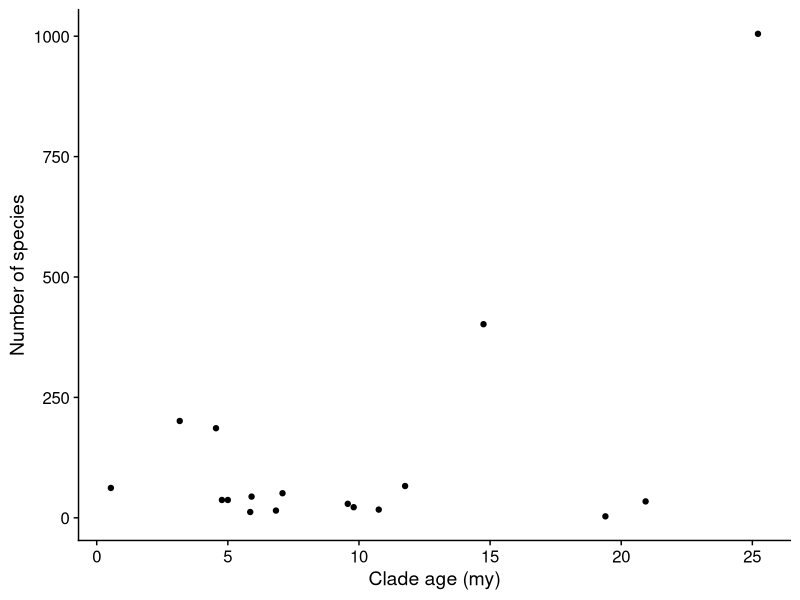
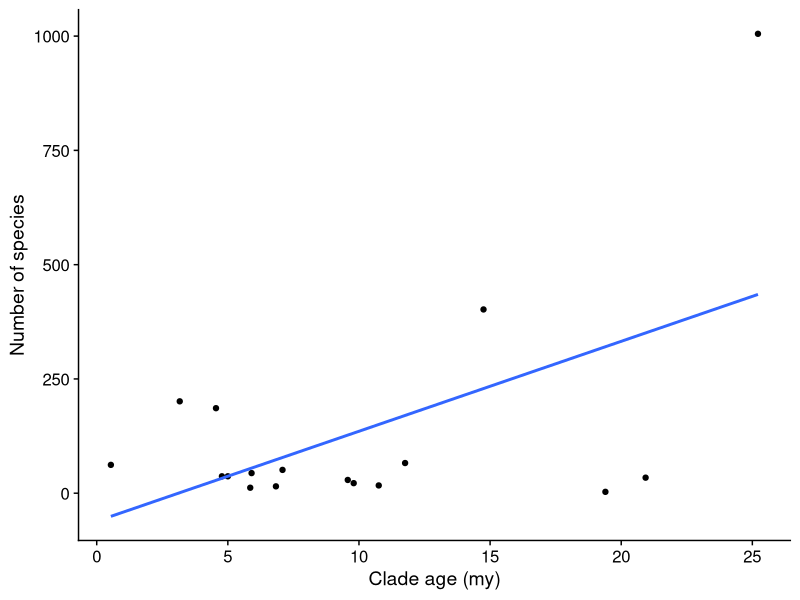
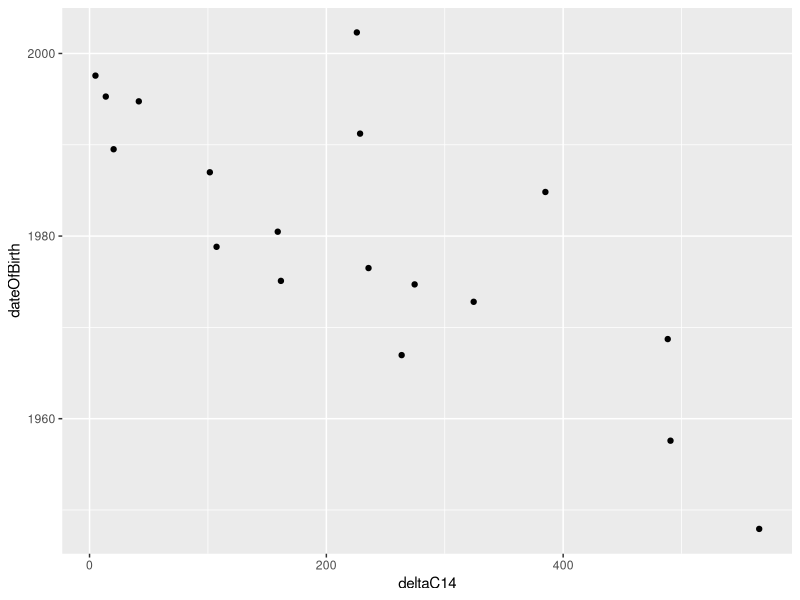

The R source for these figures, in order:
## ---- chunk 1
knitr::opts_chunk$set(echo = FALSE, warning = FALSE,
                      message = FALSE, eval = TRUE)

library(cowplot)
library(ggplot2)
library(dplyr)
library(viridis)
library(glue)
library(stringr)
library(tidyr)
library(purrr)
library(magrittr)
## ---- chunk 2
#| fig-align: center
#| fig-width: 4
#| fig-height: 3
#| out-width: "6.5in"

hi_insect <- read.csv("../data/hembry_etal.csv")
hi_insect$clade_richness <- round(hi_insect$clade_richness)

ggplot(hi_insect, aes(x = clade_age, y = clade_richness)) +
    geom_point() +
    theme_cowplot() +
    xlab("Clade age (my)") +
    ylab("Number of species")
## ---- chunk 3
cor.test(hi_insect$clade_age, hi_insect$clade_richness)
## ---- chunk 4
#| fig-align: center
#| fig-width: 4
#| fig-height: 3
#| out-width: "5in"

hi_insect <- read.csv("../data/hembry_etal.csv")
hi_insect$clade_richness <- round(hi_insect$clade_richness)

ggplot(hi_insect, aes(x = clade_age, y = clade_richness)) +
    geom_point() +
    theme_cowplot() +
    xlab("Clade age (my)") +
    ylab("Number of species") +
    geom_smooth(method = "lm", se = FALSE)
## ---- chunk 5
#| echo: true

# this makes all "random" numbers the same every time
# we run this code
set.seed(12)

# random dates
deltaC14 <- runif(18, 0, 600)

# simulate date of birth from slope, intercept,
# and residual error
dateOfBirth <- 1992.27 - 0.05326 * deltaC14 +
    rnorm(18, sd = 10.99)
## ---- chunk 6
#| echo: true

# combine into data.frame
tooth.data <- data.frame(deltaC14 = deltaC14,
                         dateOfBirth = dateOfBirth)

# have a look
head(tooth.data)
## ---- chunk 7
#| echo: true
#| fig-align: center
#| fig-width: 3.5
#| fig-height: 3
#| out-width: "5.5in"

ggplot(tooth.data, aes(deltaC14, dateOfBirth)) +
    geom_point()
## ---- chunk 8
#| echo: true

tooth.model <- lm(dateOfBirth ~ deltaC14,
                  data = tooth.data)
## ---- chunk 9
#| echo: false

summary(tooth.model)
## ---- chunk 10
#| echo: true

confint(tooth.model)
